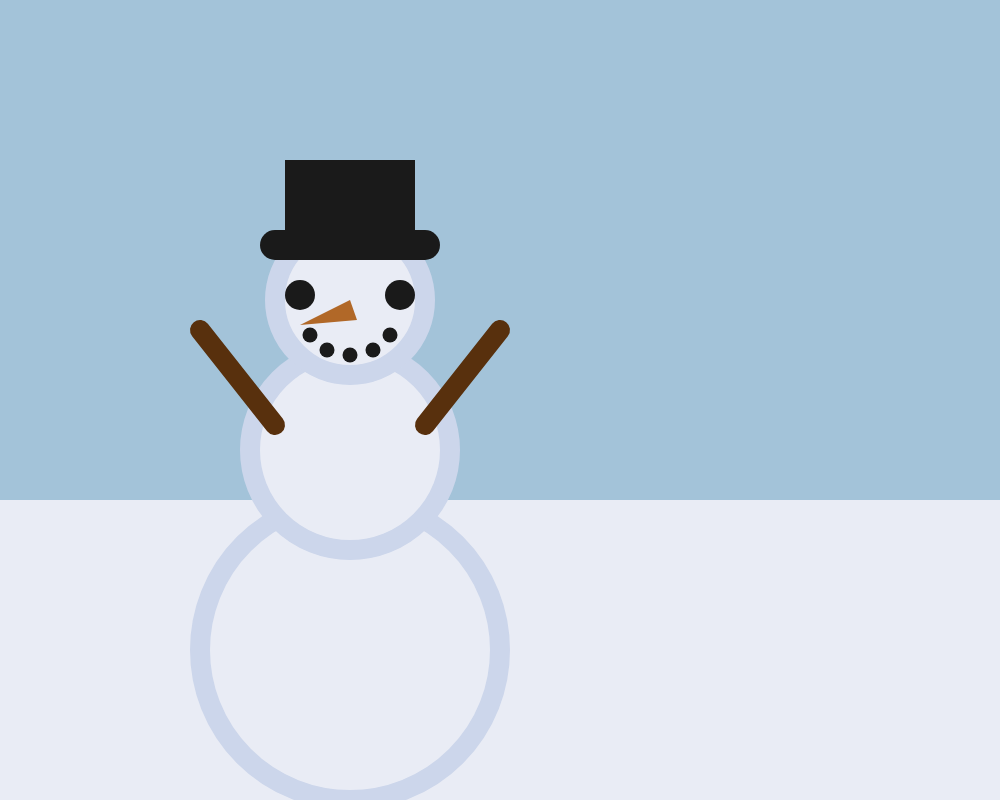
Frame 1 (no input)
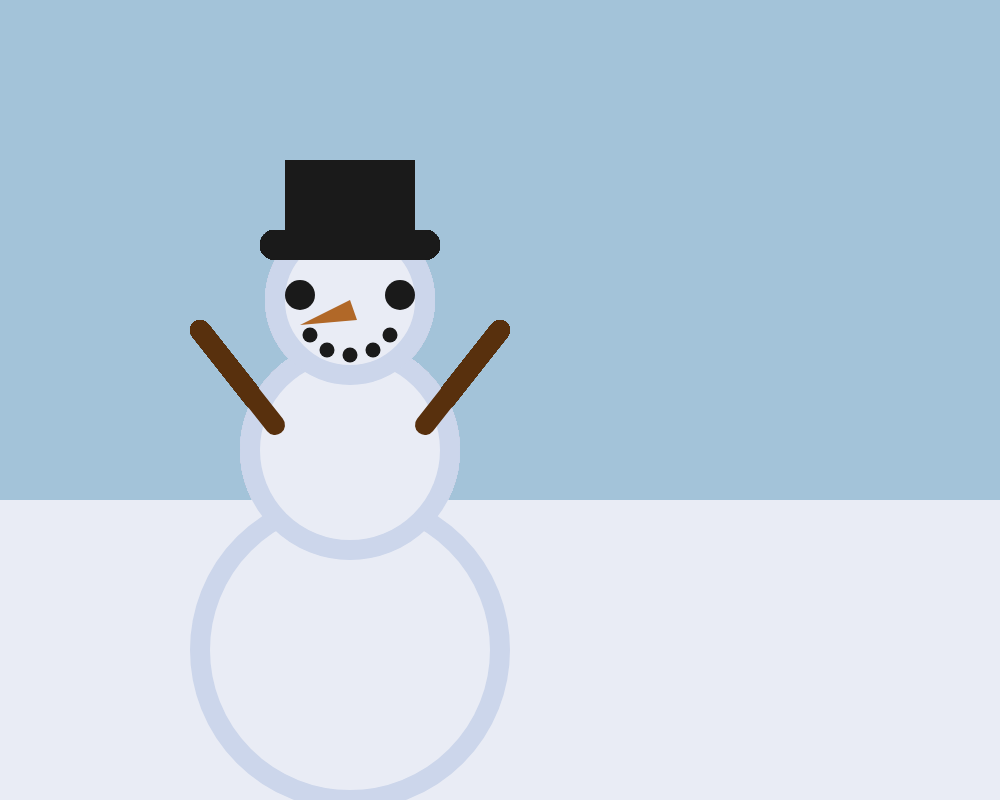
Frame 60 (no input)
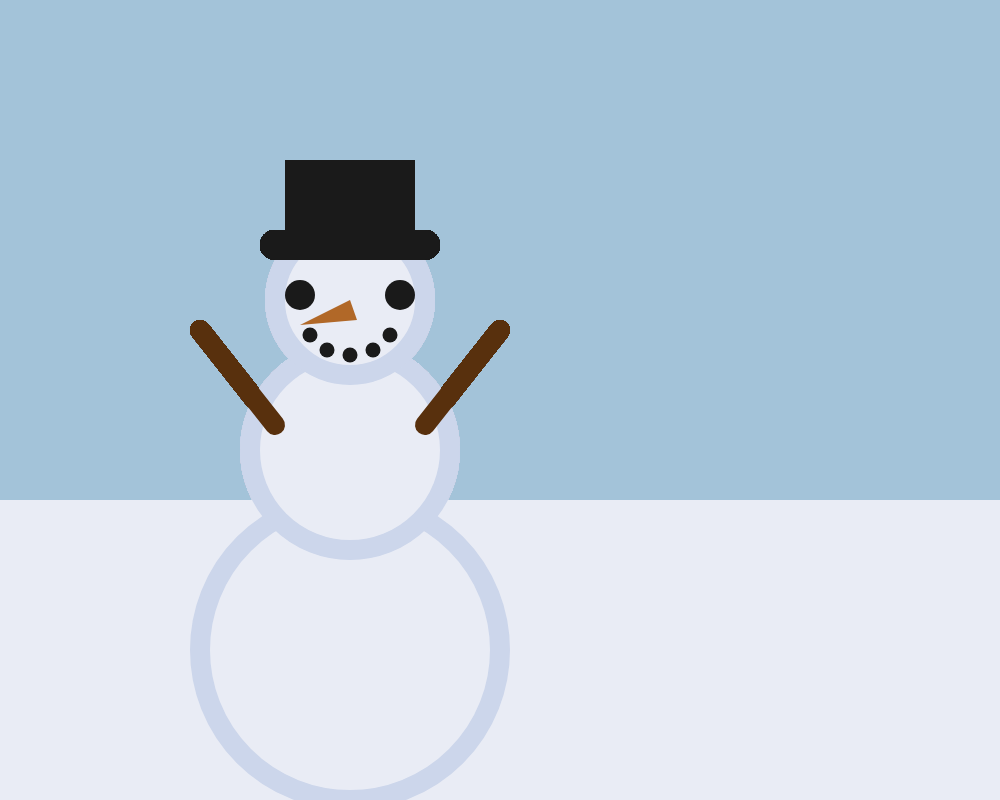
Frame 120 (the mouse pressed at the canvas centre since frame 60)

The p5.js sketch that drew these frames (run headless with seeded random() and noise() and a simulated clock; from frame 60 on, the mouse is pressed at the canvas centre):

// p5.js sketch
// ── sketch.js
function setup() {
    createCanvas(1000, 800);
    background('#A3C3D9');
}

function draw() {
    fill('#E9ECF5');
    //ground snow
    noStroke();
    quad(0, 800, 0, 500, 1000, 500, 1000, 800);
    stroke('#CCD6EB');
    strokeWeight(20);
    //ellipse(x, y, w, [h])
    //bottom ball
    ellipse(350, 650, 300);
    //middle ball
    ellipse(350, 450, 200);
    //top ball
    ellipse(350, 300, 150);
    //hat brim
    stroke('#1a1a1a');
    strokeWeight(30);
    line(275, 245, 425, 245);
    //hat body
    fill('#1a1a1a');
    quad(300, 245, 300, 175, 400, 175, 400, 245);
    //eyes
    point(300, 295);
    point(400, 295);
    //mouth
    strokeWeight(15);
    point(350, 355);
    point(373, 350);
    point(390, 335);
    point(327, 350);
    point(310, 335);
    //carrot nose
    fill('#B16828');
    noStroke();
    beginShape();
    vertex(350, 300);
    vertex(300, 325);
    vertex(357, 320);
    endShape(CLOSE);
    //arms
    stroke('#58300D');
    strokeWeight(20);
    line(275, 425, 200, 330);
    line(425, 425, 500, 330);
}
